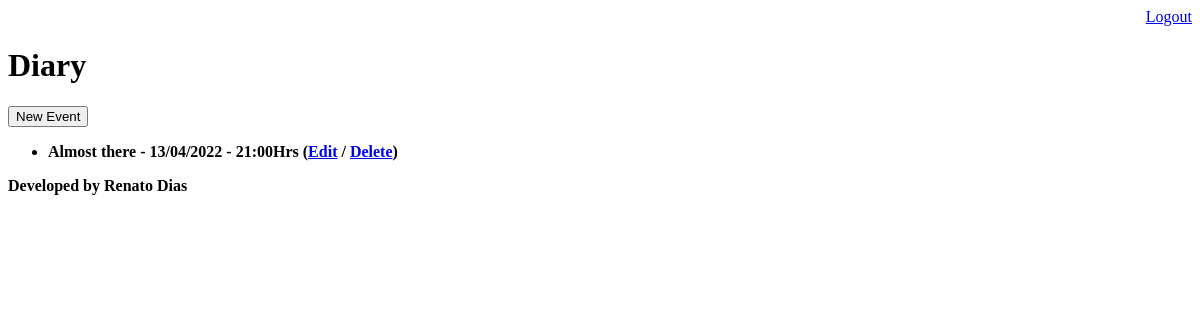
Page /diary/ (signed in) on the earlier database version.
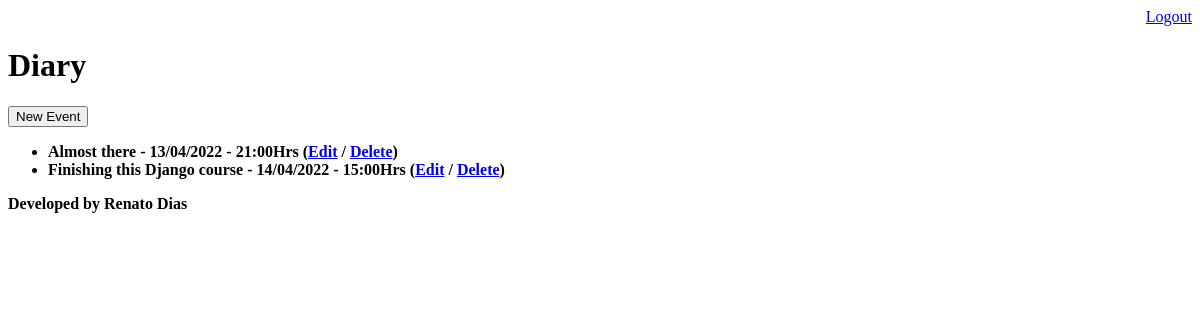
Same page on the later database version.
### core/models.py (models this page shows, shortened)
class Event(models.Model):
    title = models.CharField(max_length=100)
    description = models.TextField(blank=True, null=True)
    event_date = models.DateTimeField()
    creation_date = models.DateTimeField(auto_now=True)
    user = models.ForeignKey(User, on_delete=models.CASCADE)
    class Meta:
        db_table = 'event'
    def get_event_date(self):
        return self.event_date.strftime('%d/%m/%Y - %H:%MHrs')

### core/views.py (the view)
# urls.py: path('diary/', views.list_events),
@login_required(login_url='/login/')
def list_events(req):
    user = req.user #Gets de authenticated user
    event = Event.objects.filter(user=user)
    res = {'events': event}
    return render(req, 'diary.html', res)

### core/templates/diary.html
{% extends "model-page.html" %}
{% block content %}
<h1>Diary</h1>
<a href="event/">
    <button type="button">New Event</button>
</a>
<ul>
    {% for event in events %}
    <li>
        <b>
            {{event.title}} - {{event.get_event_date}}
            (<a href="event/?id={{event.id}}">Edit</a> /
            <a href="event/delete/{{event.id}}">Delete</a>)
        </b>
    </li>
    {% endfor %}
</ul>
{% endblock %}

Differences in the rows shown:
added Event: title "Finishing this Django course", get_event_date "14/04/2022 - 15:00Hrs"
